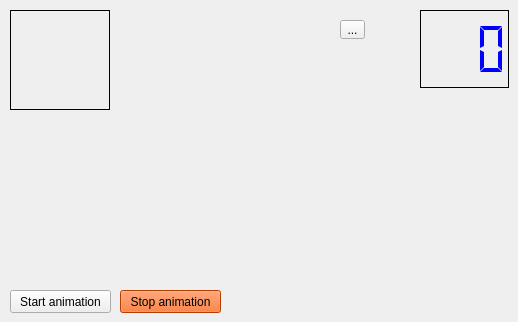
      <widget class="QWidget" name="tab_animation">
       <attribute name="title">
        <string>Animation</string>
       </attribute>
       <widget class="QPushButton" name="button_start_animation">
        <property name="geometry">
         <rect>
          <x>10</x>
          <y>290</y>
          <width>101</width>
          <height>23</height>
         </rect>
        </property>
        <property name="text">
         <string>Start animation</string>
        </property>
       </widget>
       <widget class="QFrame" name="frame">
        <property name="geometry">
         <rect>
          <x>10</x>
          <y>10</y>
          <width>100</width>
          <height>100</height>
         </rect>
        </property>
        <property name="palette">
         <palette>
          <active>
           <colorrole role="Button">
            <brush brushstyle="LinearGradientPattern">
             <gradient startx="0.000000000000000" starty="0.000000000000000" endx="1.000000000000000" endy="0.000000000000000" type="LinearGradient" spread="PadSpread" coordinatemode="ObjectBoundingMode">
              <gradientstop position="0.000000000000000">
               <color alpha="255">
                <red>85</red>
                <green>170</green>
                <blue>255</blue>
               </color>
              </gradientstop>
              <gradientstop position="1.000000000000000">
               <color alpha="255">
                <red>255</red>
                <green>255</green>
                <blue>255</blue>
               </color>
              </gradientstop>
             </gradient>
            </brush>
           </colorrole>
           <colorrole role="Base">
            <brush brushstyle="LinearGradientPattern">
             <gradient startx="0.000000000000000" starty="0.000000000000000" endx="1.000000000000000" endy="0.000000000000000" type="LinearGradient" spread="PadSpread" coordinatemode="ObjectBoundingMode">
              <gradientstop position="0.000000000000000">
               <color alpha="255">
                <red>85</red>
                <green>170</green>
                <blue>255</blue>
               </color>
              </gradientstop>
              <gradientstop position="1.000000000000000">
               <color alpha="255">
                <red>255</red>
                <green>255</green>
                <blue>255</blue>
               </color>
              </gradientstop>
             </gradient>
            </brush>
           </colorrole>
           <colorrole role="Window">
            <brush brushstyle="LinearGradientPattern">
             <gradient startx="0.000000000000000" starty="0.000000000000000" endx="1.000000000000000" endy="0.000000000000000" type="LinearGradient" spread="PadSpread" coordinatemode="ObjectBoundingMode">
              <gradientstop position="0.000000000000000">
               <color alpha="255">
                <red>85</red>
                <green>170</green>
                <blue>255</blue>
               </color>
              </gradientstop>
              <gradientstop position="1.000000000000000">
               <color alpha="255">
                <red>255</red>
                <green>255</green>
                <blue>255</blue>
               </color>
              </gradientstop>
             </gradient>
            </brush>
           </colorrole>
          </active>
          <inactive>
           <colorrole role="Button">
            <brush brushstyle="LinearGradientPattern">
             <gradient startx="0.000000000000000" starty="0.000000000000000" endx="1.000000000000000" endy="0.000000000000000" type="LinearGradient" spread="PadSpread" coordinatemode="ObjectBoundingMode">
              <gradientstop position="0.000000000000000">
               <color alpha="255">
                <red>85</red>
                <green>170</green>
                <blue>255</blue>
               </color>
              </gradientstop>
              <gradientstop position="1.000000000000000">
               <color alpha="255">
                <red>255</red>
                <green>255</green>
                <blue>255</blue>
               </color>
              </gradientstop>
             </gradient>
            </brush>
           </colorrole>
           <colorrole role="Base">
            <brush brushstyle="LinearGradientPattern">
             <gradient startx="0.000000000000000" starty="0.000000000000000" endx="1.000000000000000" endy="0.000000000000000" type="LinearGradient" spread="PadSpread" coordinatemode="ObjectBoundingMode">
              <gradientstop position="0.000000000000000">
               <color alpha="255">
                <red>85</red>
                <green>170</green>
                <blue>255</blue>
               </color>
              </gradientstop>
              <gradientstop position="1.000000000000000">
               <color alpha="255">
                <red>255</red>
                <green>255</green>
                <blue>255</blue>
               </color>
              </gradientstop>
             </gradient>
            </brush>
           </colorrole>
           <colorrole role="Window">
            <brush brushstyle="LinearGradientPattern">
             <gradient startx="0.000000000000000" starty="0.000000000000000" endx="1.000000000000000" endy="0.000000000000000" type="LinearGradient" spread="PadSpread" coordinatemode="ObjectBoundingMode">
              <gradientstop position="0.000000000000000">
               <color alpha="255">
                <red>85</red>
                <green>170</green>
                <blue>255</blue>
               </color>
              </gradientstop>
              <gradientstop position="1.000000000000000">
               <color alpha="255">
                <red>255</red>
                <green>255</green>
                <blue>255</blue>
               </color>
              </gradientstop>
             </gradient>
            </brush>
           </colorrole>
          </inactive>
          <disabled>
           <colorrole role="Button">
            <brush brushstyle="LinearGradientPattern">
             <gradient startx="0.000000000000000" starty="0.000000000000000" endx="1.000000000000000" endy="0.000000000000000" type="LinearGradient" spread="PadSpread" coordinatemode="ObjectBoundingMode">
              <gradientstop position="0.000000000000000">
               <color alpha="255">
                <red>85</red>
                <green>170</green>
                <blue>255</blue>
               </color>
              </gradientstop>
              <gradientstop position="1.000000000000000">
               <color alpha="255">
                <red>255</red>
                <green>255</green>
                <blue>255</blue>
               </color>
              </gradientstop>
             </gradient>
            </brush>
           </colorrole>
           <colorrole role="Base">
            <brush brushstyle="LinearGradientPattern">
             <gradient startx="0.000000000000000" starty="0.000000000000000" endx="1.000000000000000" endy="0.000000000000000" type="LinearGradient" spread="PadSpread" coordinatemode="ObjectBoundingMode">
              <gradientstop position="0.000000000000000">
               <color alpha="255">
                <red>85</red>
                <green>170</green>
                <blue>255</blue>
               </color>
              </gradientstop>
              <gradientstop position="1.000000000000000">
               <color alpha="255">
                <red>255</red>
                <green>255</green>
                <blue>255</blue>
               </color>
              </gradientstop>
             </gradient>
            </brush>
           </colorrole>
           <colorrole role="Window">
            <brush brushstyle="LinearGradientPattern">
             <gradient startx="0.000000000000000" starty="0.000000000000000" endx="1.000000000000000" endy="0.000000000000000" type="LinearGradient" spread="PadSpread" coordinatemode="ObjectBoundingMode">
              <gradientstop position="0.000000000000000">
               <color alpha="255">
                <red>85</red>
                <green>170</green>
                <blue>255</blue>
               </color>
              </gradientstop>
              <gradientstop position="1.000000000000000">
               <color alpha="255">
                <red>255</red>
                <green>255</green>
                <blue>255</blue>
               </color>
              </gradientstop>
             </gradient>
            </brush>
           </colorrole>
          </disabled>
         </palette>
        </property>
        <property name="autoFillBackground">
         <bool>false</bool>
        </property>
        <property name="frameShape">
         <enum>QFrame::StyledPanel</enum>
        </property>
        <property name="frameShadow">
         <enum>QFrame::Raised</enum>
        </property>
        <property name="lineWidth">
         <number>10</number>
        </property>
       </widget>
       <widget class="QLCDNumber" name="lcdNumber_animation">
        <property name="geometry">
         <rect>
          <x>420</x>
          <y>10</y>
          <width>89</width>
          <height>78</height>
         </rect>
        </property>
        <property name="palette">
         <palette>
          <active>
           <colorrole role="WindowText">
            <brush brushstyle="SolidPattern">
             <color alpha="255">
              <red>0</red>
              <green>0</green>
              <blue>255</blue>
             </color>
            </brush>
           </colorrole>
           <colorrole role="Button">
            <brush brushstyle="LinearGradientPattern">
             <gradient startx="0.000000000000000" starty="0.000000000000000" endx="1.000000000000000" endy="0.000000000000000" type="LinearGradient" spread="PadSpread" coordinatemode="ObjectBoundingMode">
              <gradientstop position="0.000000000000000">
               <color alpha="255">
                <red>85</red>
                <green>170</green>
                <blue>255</blue>
               </color>
              </gradientstop>
              <gradientstop position="1.000000000000000">
               <color alpha="255">
                <red>255</red>
                <green>255</green>
                <blue>255</blue>
               </color>
              </gradientstop>
             </gradient>
            </brush>
           </colorrole>
           <colorrole role="Base">
            <brush brushstyle="LinearGradientPattern">
             <gradient startx="0.000000000000000" starty="0.000000000000000" endx="1.000000000000000" endy="0.000000000000000" type="LinearGradient" spread="PadSpread" coordinatemode="ObjectBoundingMode">
              <gradientstop position="0.000000000000000">
               <color alpha="255">
                <red>85</red>
                <green>170</green>
                <blue>255</blue>
               </color>
              </gradientstop>
              <gradientstop position="1.000000000000000">
               <color alpha="255">
                <red>255</red>
                <green>255</green>
                <blue>255</blue>
               </color>
              </gradientstop>
             </gradient>
            </brush>
           </colorrole>
           <colorrole role="Window">
            <brush brushstyle="LinearGradientPattern">
             <gradient startx="0.000000000000000" starty="0.000000000000000" endx="1.000000000000000" endy="0.000000000000000" type="LinearGradient" spread="PadSpread" coordinatemode="ObjectBoundingMode">
              <gradientstop position="0.000000000000000">
               <color alpha="255">
                <red>85</red>
                <green>170</green>
                <blue>255</blue>
               </color>
              </gradientstop>
              <gradientstop position="1.000000000000000">
               <color alpha="255">
                <red>255</red>
                <green>255</green>
                <blue>255</blue>
               </color>
              </gradientstop>
             </gradient>
            </brush>
           </colorrole>
          </active>
          <inactive>
           <colorrole role="WindowText">
            <brush brushstyle="SolidPattern">
             <color alpha="255">
              <red>0</red>
              <green>0</green>
              <blue>255</blue>
             </color>
            </brush>
           </colorrole>
           <colorrole role="Button">
            <brush brushstyle="LinearGradientPattern">
             <gradient startx="0.000000000000000" starty="0.000000000000000" endx="1.000000000000000" endy="0.000000000000000" type="LinearGradient" spread="PadSpread" coordinatemode="ObjectBoundingMode">
              <gradientstop position="0.000000000000000">
               <color alpha="255">
                <red>85</red>
                <green>170</green>
                <blue>255</blue>
               </color>
              </gradientstop>
              <gradientstop position="1.000000000000000">
               <color alpha="255">
                <red>255</red>
                <green>255</green>
                <blue>255</blue>
               </color>
              </gradientstop>
             </gradient>
            </brush>
           </colorrole>
           <colorrole role="Base">
            <brush brushstyle="LinearGradientPattern">
             <gradient startx="0.000000000000000" starty="0.000000000000000" endx="1.000000000000000" endy="0.000000000000000" type="LinearGradient" spread="PadSpread" coordinatemode="ObjectBoundingMode">
              <gradientstop position="0.000000000000000">
               <color alpha="255">
                <red>85</red>
                <green>170</green>
                <blue>255</blue>
               </color>
              </gradientstop>
              <gradientstop position="1.000000000000000">
               <color alpha="255">
                <red>255</red>
                <green>255</green>
                <blue>255</blue>
               </color>
              </gradientstop>
             </gradient>
            </brush>
           </colorrole>
           <colorrole role="Window">
            <brush brushstyle="LinearGradientPattern">
             <gradient startx="0.000000000000000" starty="0.000000000000000" endx="1.000000000000000" endy="0.000000000000000" type="LinearGradient" spread="PadSpread" coordinatemode="ObjectBoundingMode">
              <gradientstop position="0.000000000000000">
               <color alpha="255">
                <red>85</red>
                <green>170</green>
                <blue>255</blue>
               </color>
              </gradientstop>
              <gradientstop position="1.000000000000000">
               <color alpha="255">
                <red>255</red>
                <green>255</green>
                <blue>255</blue>
               </color>
              </gradientstop>
             </gradient>
            </brush>
           </colorrole>
          </inactive>
          <disabled>
           <colorrole role="WindowText">
            <brush brushstyle="SolidPattern">
             <color alpha="255">
              <red>120</red>
              <green>120</green>
              <blue>120</blue>
             </color>
            </brush>
           </colorrole>
           <colorrole role="Button">
            <brush brushstyle="LinearGradientPattern">
             <gradient startx="0.000000000000000" starty="0.000000000000000" endx="1.000000000000000" endy="0.000000000000000" type="LinearGradient" spread="PadSpread" coordinatemode="ObjectBoundingMode">
              <gradientstop position="0.000000000000000">
               <color alpha="255">
                <red>85</red>
                <green>170</green>
                <blue>255</blue>
               </color>
              </gradientstop>
              <gradientstop position="1.000000000000000">
               <color alpha="255">
                <red>255</red>
                <green>255</green>
                <blue>255</blue>
               </color>
              </gradientstop>
             </gradient>
            </brush>
           </colorrole>
           <colorrole role="Base">
            <brush brushstyle="LinearGradientPattern">
             <gradient startx="0.000000000000000" starty="0.000000000000000" endx="1.000000000000000" endy="0.000000000000000" type="LinearGradient" spread="PadSpread" coordinatemode="ObjectBoundingMode">
              <gradientstop position="0.000000000000000">
               <color alpha="255">
                <red>85</red>
                <green>170</green>
                <blue>255</blue>
               </color>
              </gradientstop>
              <gradientstop position="1.000000000000000">
               <color alpha="255">
                <red>255</red>
                <green>255</green>
                <blue>255</blue>
               </color>
              </gradientstop>
             </gradient>
            </brush>
           </colorrole>
           <colorrole role="Window">
            <brush brushstyle="LinearGradientPattern">
             <gradient startx="0.000000000000000" starty="0.000000000000000" endx="1.000000000000000" endy="0.000000000000000" type="LinearGradient" spread="PadSpread" coordinatemode="ObjectBoundingMode">
              <gradientstop position="0.000000000000000">
               <color alpha="255">
                <red>85</red>
                <green>170</green>
                <blue>255</blue>
               </color>
              </gradientstop>
              <gradientstop position="1.000000000000000">
               <color alpha="255">
                <red>255</red>
                <green>255</green>
                <blue>255</blue>
               </color>
              </gradientstop>
             </gradient>
            </brush>
           </colorrole>
          </disabled>
         </palette>
        </property>
        <property name="frameShape">
         <enum>QFrame::StyledPanel</enum>
        </property>
        <property name="digitCount">
         <number>3</number>
        </property>
        <property name="mode">
         <enum>QLCDNumber::Dec</enum>
        </property>
        <property name="segmentStyle">
         <enum>QLCDNumber::Flat</enum>
        </property>
       </widget>
       <widget class="QPushButton" name="button_stop_animation">
        <property name="geometry">
         <rect>
          <x>120</x>
          <y>290</y>
          <width>101</width>
          <height>23</height>
         </rect>
        </property>
        <property name="styleSheet">
         <string notr="true">background-color: rgb(255, 85, 0);</string>
        </property>
        <property name="text">
         <string>Stop animation</string>
        </property>
       </widget>
       <widget class="QToolButton" name="toolButton">
        <property name="geometry">
         <rect>
          <x>340</x>
          <y>20</y>
          <width>25</width>
          <height>19</height>
         </rect>
        </property>
        <property name="text">
         <string>...</string>
        </property>
       </widget>
      </widget>
